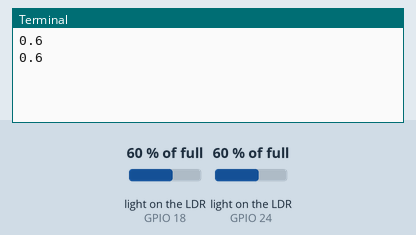
This program was run on a simulated Raspberry Pi (BCM pin numbers). On the bench: the last lines printed to the terminal. Inputs (shaded band) come from the test bench; at power-on: light on the LDR (sensors on GPIO 18, GPIO 24) 60 % of full.

Above: at 1.2 s.
1.3 s: light on the LDR (sensor on GPIO 18) set to 2 % of full
At 2.2 s:
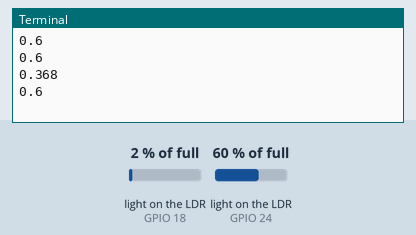
2.8 s: light on the LDR (sensor on GPIO 24) set to 25 % of full
At 4.1 s:
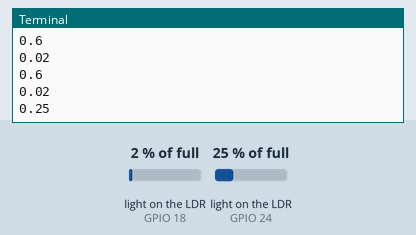
4.3 s: light on the LDR (sensor on GPIO 18) set to 25 % of full
At 4.8 s:
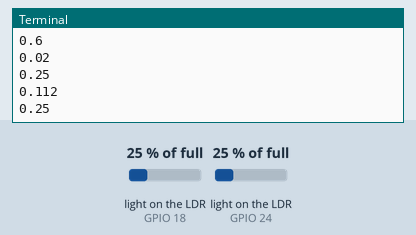
5.8 s: light on the LDR (sensor on GPIO 24) set to 50 % of full
At 7.2 s:
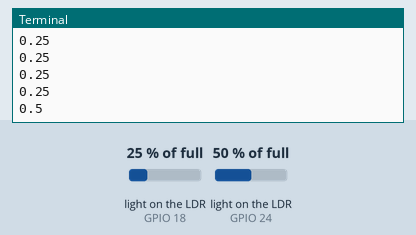
Timing chart, 0 to 8.3 s (numbered marks = the images above; inputs shaded):
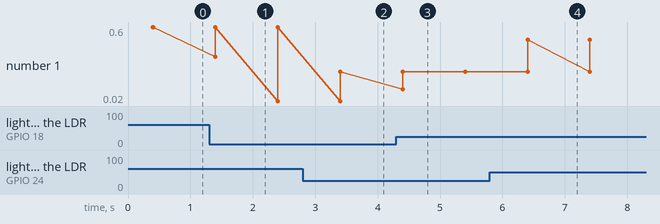

The program:

light.py
```python
from gpiozero import LightSensor, Buzzer
import RPi.GPIO as GPIO
import time

LIGHT_SENSOR_1 = 18
LIGHT_SENSOR_2 = 24

light1 = LightSensor(LIGHT_SENSOR_1)
light2 = LightSensor(LIGHT_SENSOR_2)

while True:
    print light1.value
    print light2.value
    time.sleep(1)
```

Measured:
- after the input at 1.3 s, the terminal: prints a new line after 0.10 s (image 1)
- after the input at 2.8 s, the terminal: prints a new line after 0.60 s (image 2)
- after the input at 4.3 s, the terminal: prints a new line after 0.10 s (image 3)
- after the input at 5.8 s, the terminal: prints a new line after 0.60 s (image 4)
- plotted number 1: 0.6 → 0.25 after the input at 2.8 s, 0.25 → 0.5 after the input at 5.8 s
